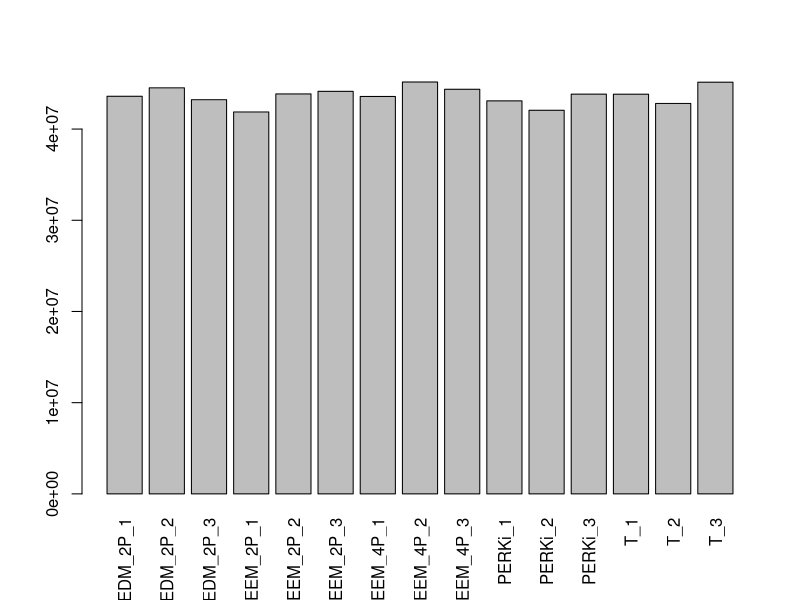
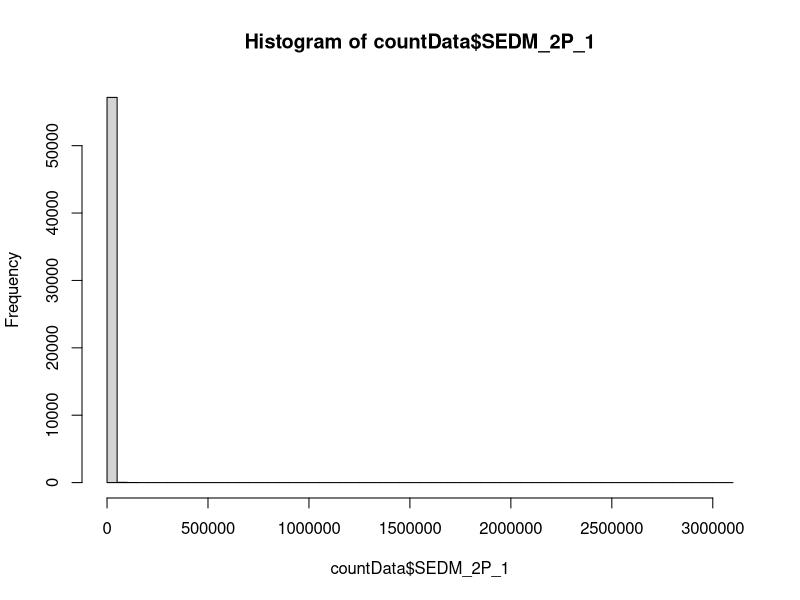
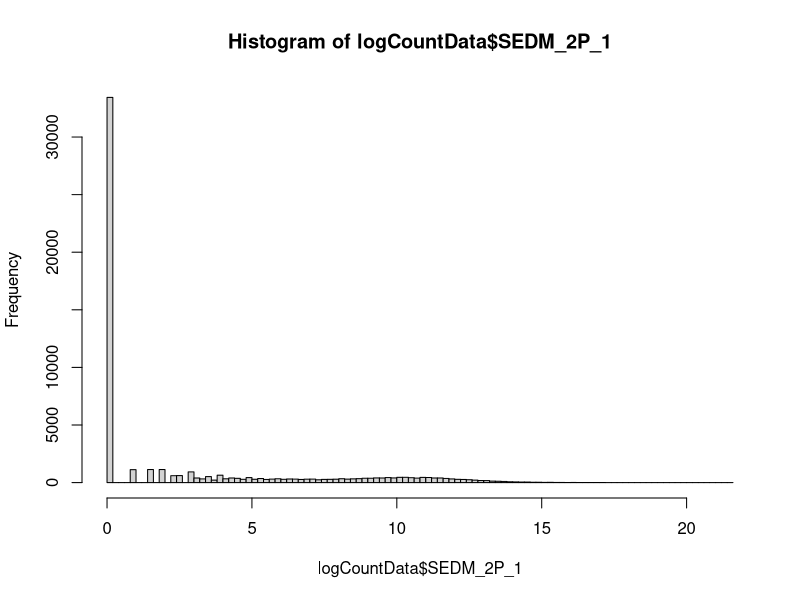
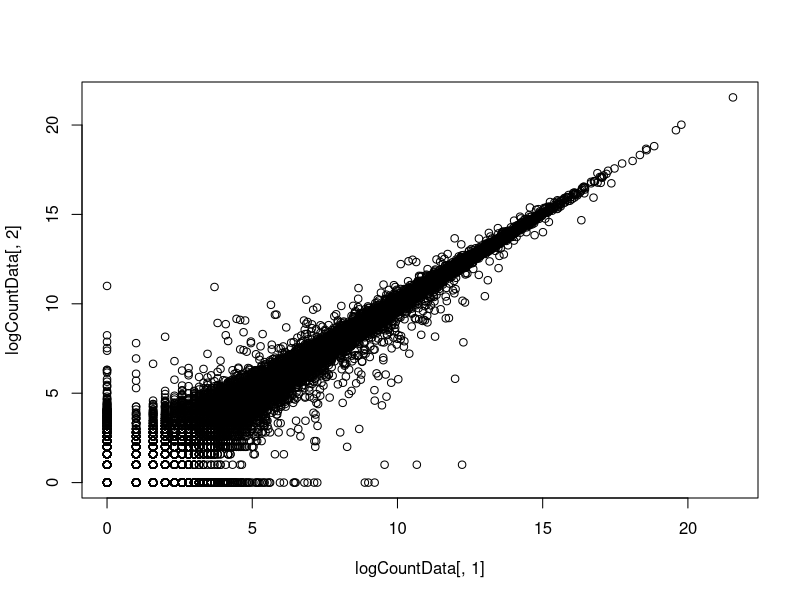

Write the R code that produced these figures, in order. (Note: this script raises an error after producing the figures.)
## ---- chunk 1
knitr::opts_chunk$set(echo = TRUE)
## ---- chunk 2
countData=read.csv('gene_count_matrix.csv', header=TRUE,as.is = TRUE)
head(countData)
## ---- chunk 3
countData$gene_id=unlist(lapply(strsplit(countData$gene_id, '|', fixed = TRUE), '[', 2))
 
countData=na.omit(countData)

rownames(countData) = make.names(countData[,1],unique=TRUE)
countData=countData[,-1]
## ---- chunk 4
columns=c("SEDM_2P_1","SEDM_2P_2","SEDM_2P_3","SEEM_2P_1","SEEM_2P_2","SEEM_2P_3","SEEM_4P_1","SEEM_4P_2","SEEM_4P_3","PERKi_1","PERKi_2","PERKi_3","T_1","T_2","T_3")
## ---- chunk 5
colnames(countData)=columns
colSums(countData)
barplot(colSums(countData),las=3)
## ---- chunk 6
hist(countData$SEDM_2P_1,br=100)
## ---- chunk 7
logCountData=log2(1+countData)
hist(logCountData$SEDM_2P_1,br=100)
## ---- chunk 8
plot(logCountData[,1],logCountData[,2])
## ---- chunk 9
treatment=c("F0","F0","F0","F1","F1","F1","F2","F2","F2","F3","F3","F3","F4","F4","F4")
inh=c(rep("U",9),"I", "I","I",rep("U",3))
colData=as.data.frame(cbind(colnames(countData), inh, treatment))
## ---- chunk 10
dds=DESeqDataSetFromMatrix(countData = countData, colData =  colData, design= ~treatment)
DESeq(dds)

## ---- chunk 11
dds= dds[rowSums(counts(dds))>5,]
nrow(dds)
## ---- chunk 12
library(ggplot2)
rld=rlog(dds)
plotPCA(rld, intgroup= "treatment")
